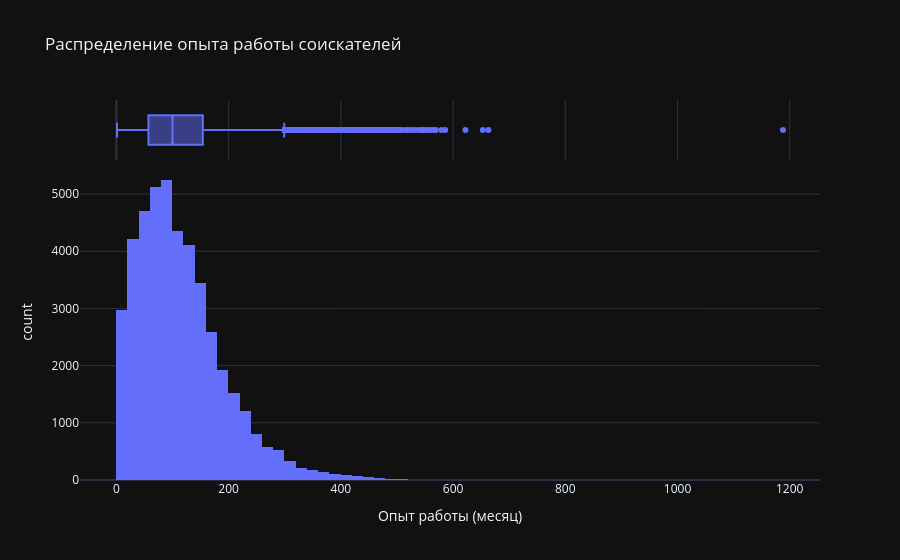

Notebook code for this chart:
### Markdown cell above
2. Постройте распределение признака **"Опыт работы (месяц)"**. Опишите данное распределение, отвечая на следующие вопросы: чему равна мода распределения, каковы предельные значения признака, в каком примерном интервале находится опыт работы большинства соискателей? Есть ли аномалии для признака опыта работы, какие значения вы бы причислили к их числу?
*Совет: постройте гистограмму и коробчатую диаграмму рядом.*

### Code cell
fig = px.histogram(hh_data_frame_copy, x='Опыт работы (месяц)', nbins=60, marginal='box', title='Распределение опыта работы соискателей')
fig.show()

### Figure 1 — Plotly figure (JSON) as saved in the notebook; plotly's stock layout.template omitted (floating-point values rounded to 4 significant figures; data arrays with more than 128 entries replaced by an {"elided": "..."} marker saying what was removed)
{"data": [{"bingroup": "x", "hovertemplate": "Опыт работы (месяц)=%{x}<br>count=%{y}<extra></extra>", "legendgroup": "", "marker": {"color": "#636efa", "pattern": {"shape": ""}}, "name": "", "nbinsx": 60, "orientation": "v", "showlegend": false, "x": {"elided": "44744 float values"}, "xaxis": "x", "yaxis": "y", "type": "histogram"}, {"hovertemplate": "Опыт работы (месяц)=%{x}<extra></extra>", "legendgroup": "", "marker": {"color": "#636efa"}, "name": "", "notched": true, "showlegend": false, "x": {"elided": "44744 float values"}, "xaxis": "x2", "yaxis": "y2", "type": "box"}], "layout": {"xaxis": {"anchor": "y", "domain": [0.0, 1.0], "title": {"text": "Опыт работы (месяц)"}}, "yaxis": {"anchor": "x", "domain": [0.0, 0.8316], "title": {"text": "count"}}, "xaxis2": {"anchor": "y2", "domain": [0.0, 1.0], "matches": "x", "showticklabels": false, "showgrid": true}, "yaxis2": {"anchor": "x2", "domain": [0.8416, 1.0], "matches": "y2", "showticklabels": false, "showline": false, "ticks": "", "showgrid": false}, "legend": {"tracegroupgap": 0}, "title": {"text": "Распределение опыта работы соискателей"}, "barmode": "relative"}}
